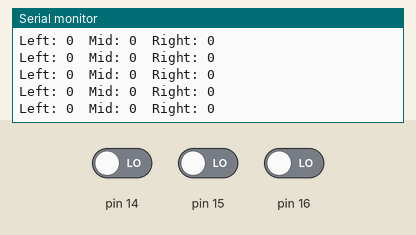
A sketch run on a simulated Arduino Uno, built with avr-gcc and run on an emulated ATmega328P. Parts: the last lines printed to the serial monitor. The test bench sets the inputs (shaded band); at power-on: pin 14 LOW, pin 15 LOW, pin 16 LOW.

Above: at 1.2 s.
1.3 s: pin 14 driven HIGH
At 2.2 s:
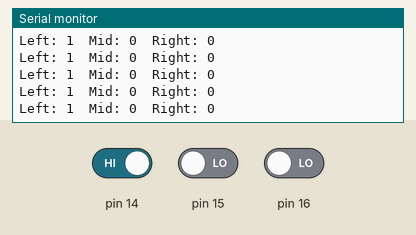
4.3 s: pin 15 driven HIGH
At 5.4 s:
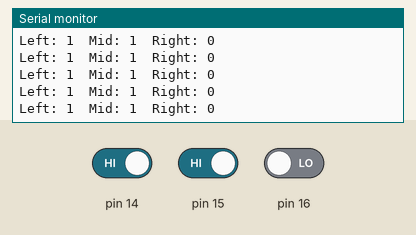
5.8 s: pin 16 driven HIGH
At 6.4 s:
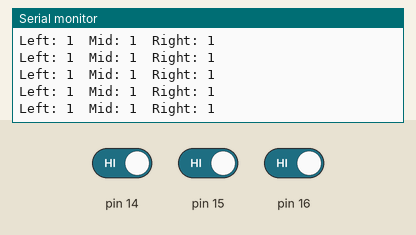
8.8 s: pin 14 driven LOW
At 9.5 s:
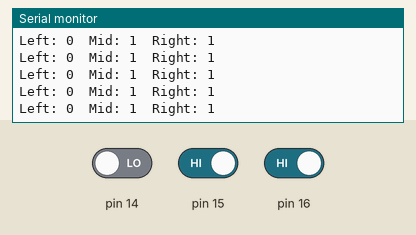
11.8 s: pin 15 driven LOW
At 12.8 s:
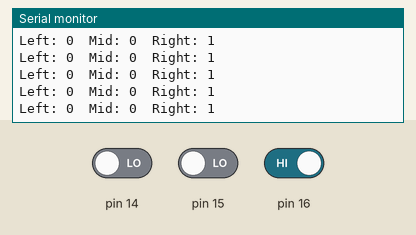

The sketch:

DDD_Tracking_Sensor_Test.ino
```cpp
/* ===================================
 * Car Line Tracking Sensor Test Program
 * ===================================
 * Prints the tracking sensor values to serial monitor
 *
 * @author Denis Zholob
 */

// ================================================================================================================
// Importing Libraries
// ================================================================================================================
#include "TrackingSensors.h"

#include <Arduino.h>

// ================================================================================================================
// Declaring Objects
// ================================================================================================================
TrackingSensorsClass Tracking_Sensors_Obj;
TrackSensorVals track_sensor_vals;

// ================================================================================================================
// Setup routine: Runs once when you press reset or power on the board
// ================================================================================================================
void setup() {
  // Open the serial port and set the baud rate to 9600
  Serial.begin(9600);

  // Tracking IR Sensors
  Tracking_Sensors_Obj.setTrackingSensorPins();
}

// ================================================================================================================
// Main program loop: Runs over and over again forever
// ================================================================================================================
void loop() {
  Tracking_Sensors_Obj.readTrackingSensorValues(&track_sensor_vals);
  Tracking_Sensors_Obj.printTrackingSensorValues(&track_sensor_vals);
}
```

Measured:
- after the input at 1.3 s, the serial monitor: prints a new line after 0.08 s (image 1)
- after the input at 4.3 s, the serial monitor: prints a new line after 0.08 s (image 2)
- after the input at 5.8 s, the serial monitor: prints a new line after 0.07 s (image 3)
- after the input at 8.8 s, the serial monitor: prints a new line after 0.07 s (image 4)
- after the input at 11.8 s, the serial monitor: prints a new line after 0.08 s (image 5)
